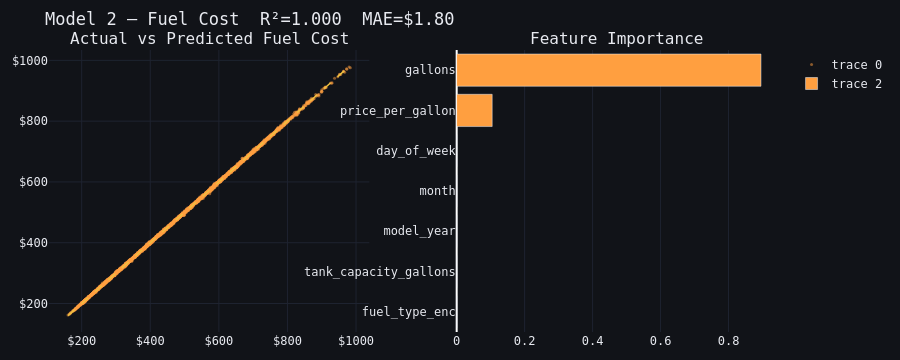

This figure's notebook cell:
### Code cell
# CELL 3B — Evaluate + Predict (requires Cell 3A to have run first)
import pandas as pd, numpy as np, warnings
import plotly.graph_objects as go
from plotly.subplots import make_subplots
warnings.filterwarnings("ignore")

C = dict(yellow="#f0c040",green="#3de8a0",blue="#5b8cff",red="#ff5b5b",
         orange="#ff9f40",purple="#c77dff",surface="#111318",border="#1e2330")
LAYOUT = dict(paper_bgcolor=C["surface"],plot_bgcolor=C["surface"],
              font=dict(family="DM Mono, monospace",color="#e8eaf0",size=12),
              margin=dict(l=20,r=20,t=50,b=20),
              hoverlabel=dict(bgcolor="#1e2330",font_color="#e8eaf0"))

m2      = m2_vars["m2"]
avail_f = m2_vars["avail_f"]
Xf_te   = m2_vars["Xf_te"]
yf_te   = m2_vars["yf_te"]
yf_pred = m2_vars["yf_pred"]
m2_mae  = m2_vars["m2_mae"]
m2_r2   = m2_vars["m2_r2"]

# ── Evaluation charts ──
fi_fuel = pd.DataFrame({"feature":avail_f,
    "importance":m2.feature_importances_}).sort_values("importance",ascending=True)

idx = np.random.choice(len(yf_te), min(3000,len(yf_te)), replace=False)
act_s = np.array(yf_te)[idx]; pred_s = yf_pred[idx]

fig = make_subplots(rows=1,cols=2,
    subplot_titles=("Actual vs Predicted Fuel Cost","Feature Importance"),
    horizontal_spacing=0.12)

fig.add_trace(go.Scatter(x=act_s,y=pred_s,mode="markers",
    marker=dict(color=C["orange"],size=3,opacity=0.5),
    hovertemplate="Actual:$%{x:,.0f}<br>Pred:$%{y:,.0f}<extra></extra>"),row=1,col=1)
mn,mx=float(min(act_s)),float(max(act_s))
fig.add_trace(go.Scatter(x=[mn,mx],y=[mn,mx],mode="lines",
    line=dict(color=C["yellow"],dash="dash",width=1.5),showlegend=False),row=1,col=1)

fig.add_trace(go.Bar(y=fi_fuel["feature"],x=fi_fuel["importance"],
    orientation="h",marker_color=C["orange"],
    hovertemplate="%{y}:%{x:.3f}<extra></extra>"),row=1,col=2)

fig.update_layout(**LAYOUT,height=360,
    title=f"Model 2 — Fuel Cost  R²={m2_r2:.3f}  MAE=${m2_mae:,.2f}")
fig.update_xaxes(tickprefix="$",row=1,col=1,gridcolor=C["border"])
fig.update_yaxes(tickprefix="$",row=1,col=1,gridcolor=C["border"])
fig.update_xaxes(gridcolor=C["border"],row=1,col=2)
fig.update_yaxes(gridcolor="rgba(0,0,0,0)",row=1,col=2)
fig.show()

# ── Predictions ──
print("=" * 55)
print("  FUEL COST PREDICTOR")
print("=" * 55)

scenarios_f = [
    {"name":"Short refuel — 80 gallons, new truck",
     "gallons":80,"price_per_gallon":3.85,"month":6,"day_of_week":2,
     "fuel_type_enc":0,"model_year":2022,"tank_capacity_gallons":200},
    {"name":"Full tank — 200 gallons, long haul winter",
     "gallons":200,"price_per_gallon":4.20,"month":12,"day_of_week":4,
     "fuel_type_enc":0,"model_year":2018,"tank_capacity_gallons":250},
    {"name":"Older truck — 150 gallons, high mileage",
     "gallons":150,"price_per_gallon":4.10,"month":3,"day_of_week":1,
     "fuel_type_enc":0,"model_year":2015,"tank_capacity_gallons":150},
]
for s in scenarios_f:
    name = s.pop("name")
    X_new = pd.DataFrame([{k:s[k] for k in avail_f}])
    pred = m2.predict(X_new)[0]
    simple = s["gallons"] * s["price_per_gallon"]
    print(f"\n  {name}")
    print(f"  Simple (gallons × price): ${simple:,.2f}")
    print(f"  Model prediction:         ${pred:,.2f}")
print("\nTip: Change gallons or price_per_gallon to forecast any stop!")

### Figure 1 — Plotly figure (JSON) as saved in the notebook; plotly's stock layout.template omitted (floating-point values rounded to 4 significant figures; data arrays with more than 128 entries replaced by an {"elided": "..."} marker saying what was removed)
{"data": [{"hovertemplate": "Actual:$%{x:,.0f}<br>Pred:$%{y:,.0f}<extra></extra>", "marker": {"color": "#ff9f40", "opacity": 0.5, "size": 3}, "mode": "markers", "x": {"elided": "3000 float values"}, "y": {"elided": "3000 float values"}, "type": "scatter", "xaxis": "x", "yaxis": "y"}, {"line": {"color": "#f0c040", "dash": "dash", "width": 1.5}, "mode": "lines", "showlegend": false, "x": [160.1, 983.3], "y": [160.1, 983.3], "type": "scatter", "xaxis": "x", "yaxis": "y"}, {"hovertemplate": "%{y}:%{x:.3f}<extra></extra>", "marker": {"color": "#ff9f40"}, "orientation": "h", "x": [0.0, 3.134e-08, 8.062e-08, 1.147e-07, 1.662e-07, 0.1045, 0.8955], "y": ["fuel_type_enc", "tank_capacity_gallons", "model_year", "month", "day_of_week", "price_per_gallon", "gallons"], "type": "bar", "xaxis": "x2", "yaxis": "y2"}], "layout": {"xaxis": {"anchor": "y", "domain": [0, 0.44], "tickprefix": "$", "gridcolor": "#1e2330"}, "yaxis": {"anchor": "x", "domain": [0, 1], "tickprefix": "$", "gridcolor": "#1e2330"}, "xaxis2": {"anchor": "y2", "domain": [0.56, 1], "gridcolor": "#1e2330"}, "yaxis2": {"anchor": "x2", "domain": [0, 1], "gridcolor": "rgba(0,0,0,0)"}, "annotations": [{"font": {"size": 16}, "showarrow": false, "text": "Actual vs Predicted Fuel Cost", "x": 0.22, "xanchor": "center", "xref": "paper", "y": 1, "yanchor": "bottom", "yref": "paper"}, {"font": {"size": 16}, "showarrow": false, "text": "Feature Importance", "x": 0.78, "xanchor": "center", "xref": "paper", "y": 1, "yanchor": "bottom", "yref": "paper"}], "font": {"family": "DM Mono, monospace", "color": "#e8eaf0", "size": 12}, "margin": {"l": 20, "r": 20, "t": 50, "b": 20}, "hoverlabel": {"font": {"color": "#e8eaf0"}, "bgcolor": "#1e2330"}, "paper_bgcolor": "#111318", "plot_bgcolor": "#111318", "height": 360, "title": {"text": "Model 2 — Fuel Cost  R²=1.000  MAE=$1.80"}}}
